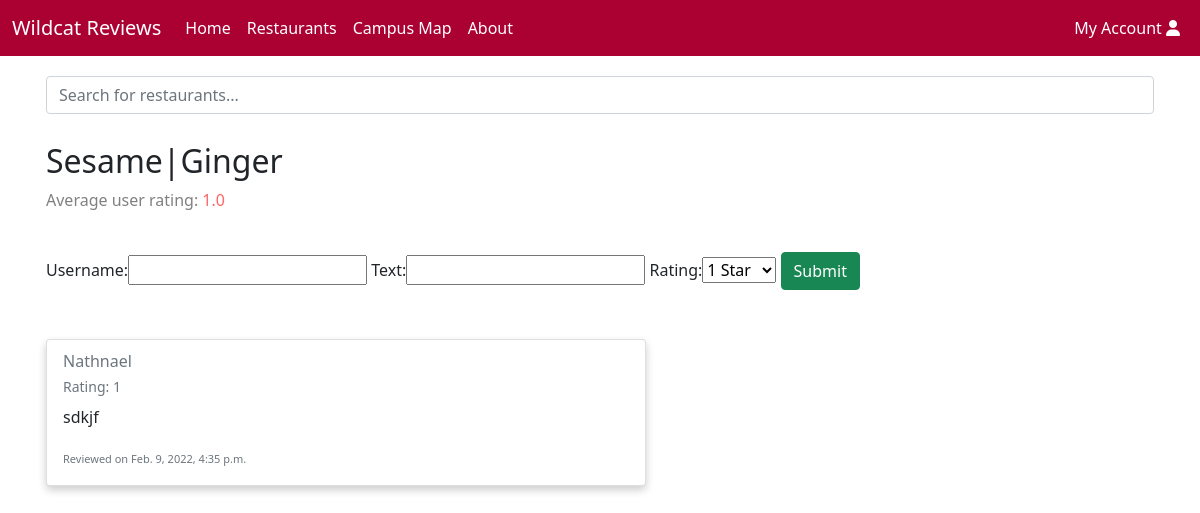
Page /restaurants/6 on the committed database.
### reviews/models.py (models this page shows, shortened)
class Restaurant(models.Model):
    name = models.CharField(max_length=200)
    description = models.CharField(max_length=200, default="description")
    location = models.CharField(max_length=200, default="location")
    style = models.CharField(max_length=30)
    def get_reviews(self):
        reviews = Review.objects.filter(resturaunt=self.id)
        if len(reviews) > 0: # if the restaurant has at least 1 review
            total = 0
            for review in reviews:
                total += review.rating
            return round(total/len(reviews),2)
        else:
            return 0

class Review(models.Model):
    resturaunt = models.ForeignKey(Restaurant, on_delete=models.CASCADE, null=True)
    date = models.DateTimeField( auto_now_add=True)
    username = models.CharField(max_length=200, default='user')
    text = models.CharField(max_length=3000)
    rating = models.PositiveSmallIntegerField(choices=RATINGS)

### reviews/views.py (the view)
# urls.py: path('restaurants/<int:restaurant_id>', views.RestaurantDetails, name='restaurant-detail'),
def RestaurantDetails(request, restaurant_id):
    restaurantObj = get_object_or_404(Restaurant, pk=restaurant_id)
    reviews = Review.objects.filter(resturaunt=restaurantObj)
    if request.method == 'POST':
        form = ReviewForm(request.POST)
        if form.is_valid():
            review = form.save(commit=False)
            review.username = form.cleaned_data['username']
            review.text = form.cleaned_data['text']
            review.rating = form.cleaned_data['rating']
            review.resturaunt = restaurantObj
            review.save()
            return HttpResponseRedirect(request.META.get('HTTP_REFERER'))
    else:
        form = ReviewForm()
    context = {
        'form': form,
        'restaurant': restaurantObj,
        'reviews': reviews,
    }
    return render(request, 'reviews/restaurant_details.html', context=context)

### reviews/forms.py
class ReviewForm(forms.ModelForm):
    username = forms.CharField(max_length=3000, required=True)
    text = forms.CharField(max_length=3000, required=True)
    rating = forms.ChoiceField(choices=RATINGS, required=False)
    class Meta:
        model = Review
        fields = ('username','text', 'rating')

### reviews/templates/reviews/restaurant_details.html (shortened to what this page needs)
{% extends "base_nosearch.html" %}
{% block content %}
		<h2>{{ restaurant.name }}</h2>
    {% if restaurant.get_reviews < 2 and restaurant.get_reviews > 0%}
      <p style="color: gray;"> Average user rating: <span style="color: #ff6666">{{ restaurant.get_reviews }} </span></p>
    {% endif %}
    <br>
    <form method="post">
      {{ form }}
      <button type="submit" class="btn btn-success">Submit</button>
    </form>
    <br>
    {% if reviews %}
      {% for review in reviews %}
      <div style="padding-top: 25px;">
          <div class="card" style="width: 600px;">
            <div class="card-body">
              <h6 class="card-subtitle mb-2 text-muted"> {{ review.username }}</h6>
              <p class="card-subtitle mb-2 text-muted" style="font-size: 14px;">Rating: {{ review.rating }}</p>
              <p class="card-text">{{ review.text }}</p>
              <p class="card-text"><small class="text-muted" style="font-size: 11px;">Reviewed on {{ review.date }}</small></p>
            </div>
          </div>
        </div>
      {% endfor %}
    {% else %}
      <p>There are no reviews for {{ restaurant.name }}. Add yours now!</p>
    {% endif %}
{% endblock %}

### reviews/static/css/style.css (style rules this page uses)
body, html { height: 100%; }
.card { box-shadow: 0 4px 8px 0 rgba(0, 0, 0, 0.2); transition: 0.3s; }

### rows in the picture
Restaurant: name "Sesame|Ginger", get_reviews "1.0"
Review: username "Nathnael", rating "1", text "sdkjf", date "Feb. 9, 2022, 4:35 p.m."
